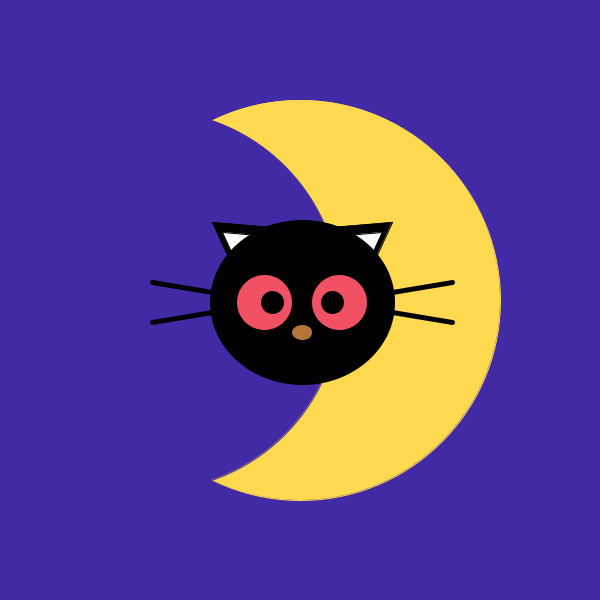
Frame 1 (no input)
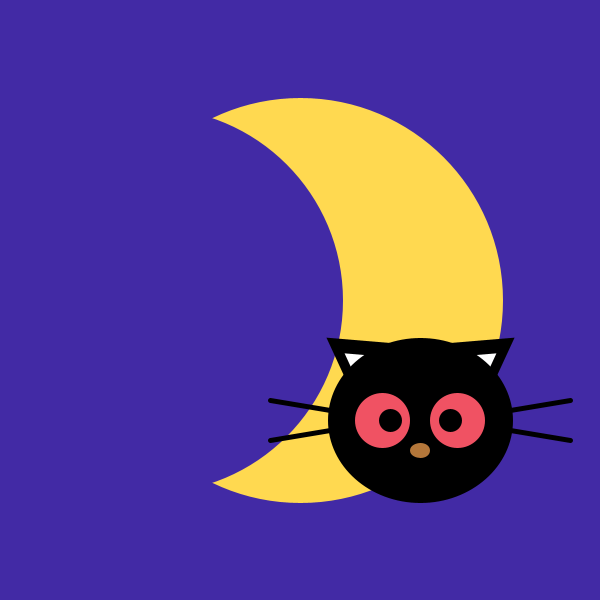
Frame 60 (the mouse pressed at the canvas centre just before this capture)
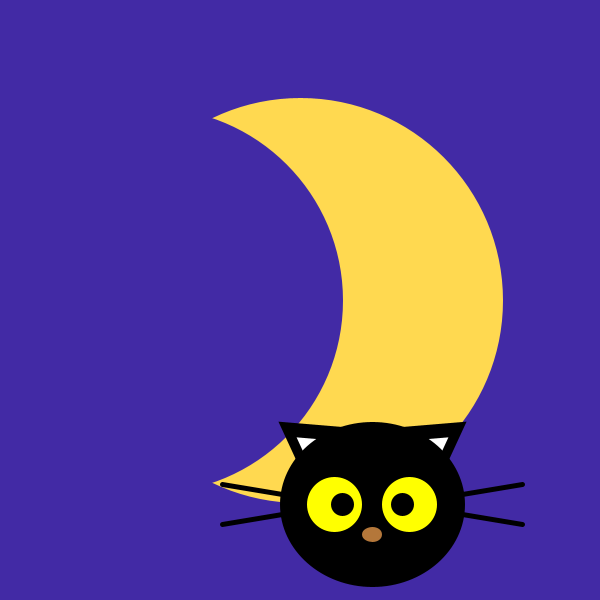
Frame 120 (the mouse held since frame 60 and released just before this capture)

The Processing sketch that drew these frames (run headless with seeded random() and noise(); from frame 60 on, the mouse is pressed at the canvas centre):

// Processing sketch: processing_145361
// ── processing_145361.pde

//Codi Paula. L'objectiu és que el dibuix animat es mogui i reboti a les parets de la pantalla. 
//A més, a més que canvii el color dels ulls amb el click del mouse.
 
//Definició de les variables: posició,velocitat,color,etc.
float posX,posY;
float velX,velY;
float a;
float b;
color colorback;

void setup(){
  size(600,600);
  colorback=color(240, random(70,90),99);//per que els ulls no comencin amb el color negre
  background(66,42,165);
  a=width/2;
  b=height/2;
  posX=a;
  posY=b;
  velX=2;
  velY=2;
  noCursor();//per eliminar el cursor  
}
 
void draw(){
background(66,42,165);

//determinar les posicions en funció de les velocitats
posX=posX+velX;
posY=posY+velY;

//funció per determinar la posició inicial
dibuixarChococat(posX, posY);

//per determinar que el dibuix reboti en x quan el dibuix toqui el limit de la pantalla
if((posX-145<0)||(posX+145>width)){velX=-velX;}

//per determinar que el dibuix reboti en Y quan el dibuix toqui el limit de la pantalla
if((posY-80<0)||(posY+80>height)){velY=-velY;}
}


//perque canvii el color dels ulls amb el click del mouse
void mousePressed()
{ colorback= color(mouseX,mouseY,0);
}

 
void dibuixarChococat(float a, float b){
//fons nit lluna amb el·lipses solapades 
stroke(255,217,80);
fill(255,217,80);
ellipse(width/2,height/2,400,400);
stroke(66,42,165);
fill(66,42,165);
ellipse(width/4,height/2,380,380); 
//orelles
stroke(0);
fill(0);
triangle(a-30,b-75,a-60, b-15,a-90,b-80);
triangle(a+30,b-75, a+60,b-15,a+90,b-80);
fill(255);
triangle(a-20,b-65,a-50, b-5,a-80,b-70);
triangle(a+20,b-65, a+50,b-5,a+80,b-70);
//bigots
stroke(0);
strokeWeight(5);
line(a-150,b+20,a-60,b+5);
line(a+150,b+20,a+60,b+5);
line(a+150,b-20,a+60,b-5);
line(a-150,b-20,a-60,b-5);
//cara
stroke(0);
fill(0);
ellipse(a,b,180,160);
//ulls
stroke(colorback);
fill(colorback);
ellipse(a+37.5,b,50,50);
ellipse(a-37.5,b,50,50);
fill(0);
ellipse(a+30,b,28,28);
ellipse(a-30,b,28,28);
//nas
stroke(180,119,58);
fill(180,119,58);
ellipse(a,b+30,15,10);
}
